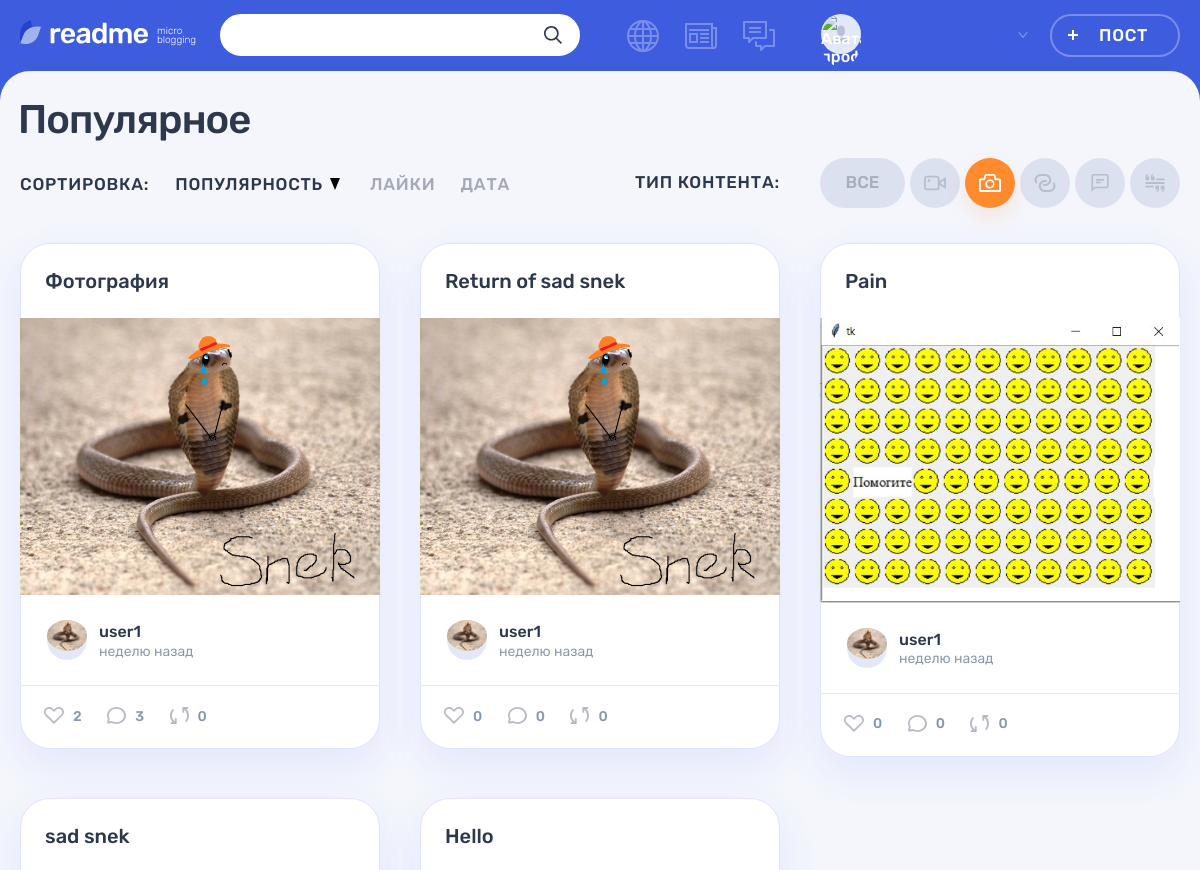
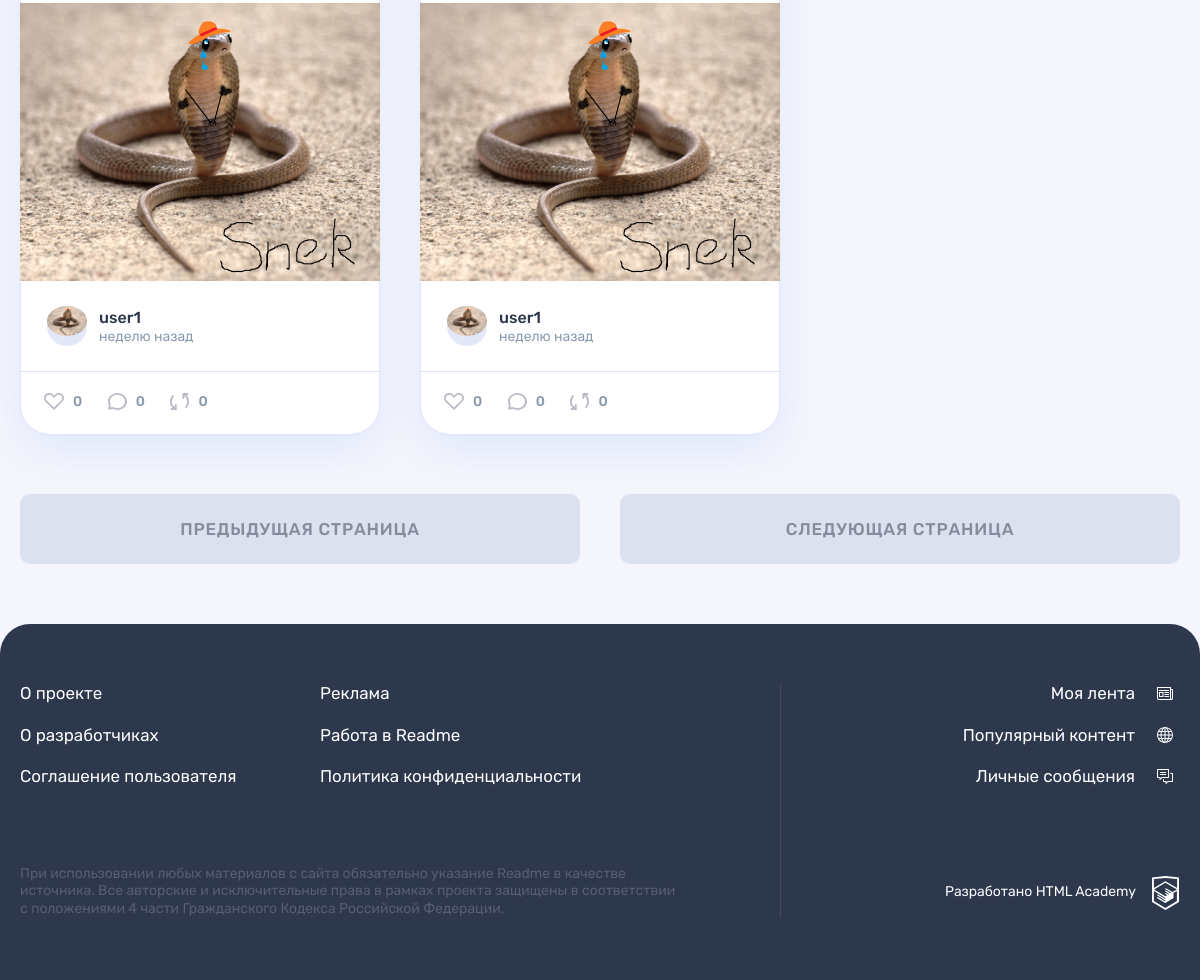
The app's page /popular.php?page=0&par=views&con=photo with its own data (2 pictures, top to bottom).
### tables this page shows
CREATE TABLE `content_type` (
  `class_name` varchar(145) NOT NULL,
  `name` varchar(145) NOT NULL
);

CREATE TABLE `posts` (
  `id` int NOT NULL,
  `date_created` datetime NOT NULL DEFAULT CURRENT_TIMESTAMP,
  `title` varchar(245) NOT NULL,
  `content` varchar(1024) NOT NULL,
  `views` int NOT NULL DEFAULT '0',
  `author` int NOT NULL,
  `content_type` varchar(145) NOT NULL,
  `quote_author` varchar(245) DEFAULT NULL,
  `repost` tinyint(1) NOT NULL DEFAULT '0',
  `original_author` int DEFAULT NULL COMMENT 'Only if the post is a repost',
  `original_post_id` int DEFAULT NULL COMMENT 'Only if post is a repost'
);

CREATE TABLE `users` (
  `id` int NOT NULL,
  `login` varchar(64) NOT NULL,
  `password` varchar(245) NOT NULL,
  `email` varchar(100) NOT NULL,
  `reg_date` datetime NOT NULL DEFAULT CURRENT_TIMESTAMP,
  `profile_pic` varchar(245) DEFAULT NULL
);

### core/helpers.php (called while the page is built, shortened)
<?php
function include_template($name, array $data = [])
{
    $name = 'templates/' . $name;
    extract($data);
    require $name;
    $result = ob_get_clean();
    return $result;
}
function ago($date){
    $minute = 60;
    $hour = 3600;
    $day = 86400;
    $week = 86400 * 7;
    $month = 31536000 / 12;
    $year = 31536000;
    $dif = time() - strtotime($date);
    if($dif < $minute){
        return "совсем недавно";
    } elseif($dif < $month){
        $dif = intval($dif/$week);
        if($dif == 1){
            return "неделю";
        } elseif($dif < 5){
            return $dif." недели";
        } else{
            return $dif." недель";
        }
    }
}

### templates/post-on-page-template.php (the view, shortened to what this page needs)
<article class="<?=$page?>__post post post-<?=$post['content_type']?>">
    <?php switch($page):
        case('popular'):?>
            <header class="post__header">
                <h2>
                    <a href='post-details.php?id=<?=$post['id']?>'>
                        <?= !$post['repost']? $post['title'] : "Репост: ".$post['title']?>
                    </a>
                </h2>
            </header>
        <? break;
        default: ?>
        <?php break;
    endswitch;?>
    <div class="post__main">
        <?php switch($post['content_type']):
            case('quote'):?>
            <?php case('photo'):?>
                <div class="post-photo__image-wrapper">
                    <img src="<?= $post['content']?>" alt="Фото от пользователя" width="360" height="240">
                </div>
            <?php break;?>
        <?php endswitch;?>
    </div>
    <footer class="post__footer">
        <?php if($page == 'popular'):?>
            <div class="post__author">
                <a class="post__author-link" href="profile.php?id=<?=$post['author']?>&par=posts" title="Автор">
                    <div class="post__avatar-wrapper">
                        <img class="post__author-avatar" src="<?=$post['profile_pic']?>"
                                alt="Аватар пользователя">
                    </div>
                    <div class="post__info">
                        <b class="post__author-name"><?=$post['login']?></b>
                        <time class="post__time" datetime="<?=$post['date_created']?>">
                            <?=ago($post['date_created'])?> назад
                        </time>
                    </div>
                </a>
            </div>
        <?php endif;?>
            <div class="post__indicators">
                <div class="post__buttons">
                    <form action="add-like.php">
                        <button class="post__indicator post__indicator--likes button" type="submit">
                            <svg class="post__indicator-icon" width="20" height="17">
                                <use xlink:href="#icon-heart"></use>
                            </svg>
                            <span><?=$post['likes_num']?></span>
                        </button>
                    </form>
                    <form action="#">
                        <button class="post__indicator post__indicator--comments button" title="Комментарии">
                            <svg class="post__indicator-icon" width="19" height="17">
                                <use xlink:href="#icon-comment"></use>
                            </svg>
                            <span><?=$post['comments_num']?></span>
                        </button>
                    </form>
                    <form action="repost.php">
                        <button class="post__indicator post__indicator--repost button" type="submit"title="Репост">
                        <svg class="post__indicator-icon" width="19" height="17">
                            <use xlink:href="#icon-repost"></use>
                        </svg>
                        <span><?=$post['repost_num']?></span>
                        </button>
                    </form>
                </div>
            </div>
    </footer>
</article>

### templates/pages/popular-template.php (shortened to what this page needs)
<section class="page__main page__main--popular">
    <div class="container">
        <h1 class="page__title page__title--popular">Популярное</h1>
    </div>
    <div class="popular container">
        <div class="popular__filters-wrapper">
            <div class="popular__sorting sorting">
                <b class="popular__sorting-caption sorting__caption">Сортировка:</b>
                <ul class="popular__sorting-list sorting__list">
                    <li class="sorting__item sorting__item--popular">
                        <a class="sorting__link sorting__link<?=$pagePar=='views'?'--active':''?>"
                            href="popular.php?page=<?=$pageNum?>&par=views&con=<?=$pageCat?>">
                            <span>Популярность</span>
                            <svg class="sorting__icon" width="10" height="12">
                                <use xlink:href="#icon-sort"></use>
                            </svg>
                        </a>
                    </li>
                    <li class="sorting__item">
                        <a class="sorting__link sorting__link<?=$pagePar=='likes_num'?'--active':''?>"
                             href="popular.php?page=<?=$pageNum?>&par=likes_num&con=<?=$pageCat?>">
                            <span>Лайки</span>
                        </a>
                    </li>
                    <li class="sorting__item">
                        <a class="sorting__link sorting__link<?=$pagePar=='reg_date'?'--active':''?>"
                            href="popular.php?page=<?=$pageNum?>&par=reg_date&con=<?=$pageCat?>">
                            <span>Дата</span>
                        </a>
                    </li>
                </ul>
            </div>
            <div class="popular__filters filters">
                <b class="popular__filters-caption filters__caption">Тип контента:</b>
                <ul class="popular__filters-list filters__list">
                    <li class="popular__filters-item popular__filters-item--all filters__item filters__item--all">
                        <a class="filters__button filters__button--ellipse filters__button--all filters__button<?=$pageCat == 'default'?'--active': ''?>"
                            href="popular.php?page=<?=$pageNum?>&par=<?=$pagePar?>&con=default">
                            <span>Все</span>
                        </a>
                    </li>
                    <?php foreach($cats as $cat): ?>
                    <li class="popular__filters-item filters__item">
                        <a class="filters__button filters__button--<?=$cat['class_name']?> filters__button<?=$pageCat == $cat['class_name']?'--active': ''?>"
                            href="popular.php?page=0&par=views&con=<?=$cat['class_name']?>">
                            <svg class="filters__icon" width="22" height="18">
                                <use xlink:href="#icon-filter-<?=$cat['class_name']?>"></use>
                            </svg>
                        </a>
                    </li>
                    <?php endforeach; ?>
                </ul>
            </div>
        </div>
        <div class="popular__posts">
        <?php if(empty($posts)){
                $postsContent = include_template("no-posts-template.php");
                print($postsContent);
            }else{
                for($i = 0; $i < 6; $i++):
                    if(!isset($posts[$i])){
                        break;
                    }
                    $postsContent = include_template("post-on-page-template.php", [
                        'post' => $posts[$i],
                        'page' => $page
                    ]);
                    print($postsContent);
                endfor;}?>
        </div>
        <?php if (!empty($posts)):?>
        <div class="popular__page-links">
            <a class="popular__page-link popular__page-link--prev button button--gray"
            href="<?= $pageNum > 0? "popular.php?page=$pageNum-1?>&par=$pagePar&con=$pageCat" : "#"?>">
                Предыдущая страница
            </a>
            <a class="popular__page-link popular__page-link--next button button--gray"
            href="<?="popular.php?page=$pageNum+1&par=$pagePar&con=$pageCat"?>">
                Следующая страница
            </a>
        </div>
        <?php endif;?>
    </div>
</section>

### records on screen
posts: title "Фотография", content (picture), users.profile_pic (picture), date_created "неделю", likes_num "2", comments_num "3", repost_num "0"
users: login "user1"
posts: title "Return of sad snek", content (picture), users.profile_pic (picture), date_created "неделю", likes_num "0", comments_num "0", repost_num "0"
posts: title "Pain", content (picture), users.profile_pic (picture), date_created "неделю", likes_num "0", comments_num "0", repost_num "0"
posts: title "sad snek", content (picture), users.profile_pic (picture), date_created "неделю", likes_num "0", comments_num "0", repost_num "0"
posts: title "Hello", content (picture), users.profile_pic (picture), date_created "неделю", likes_num "0", comments_num "0", repost_num "0"
